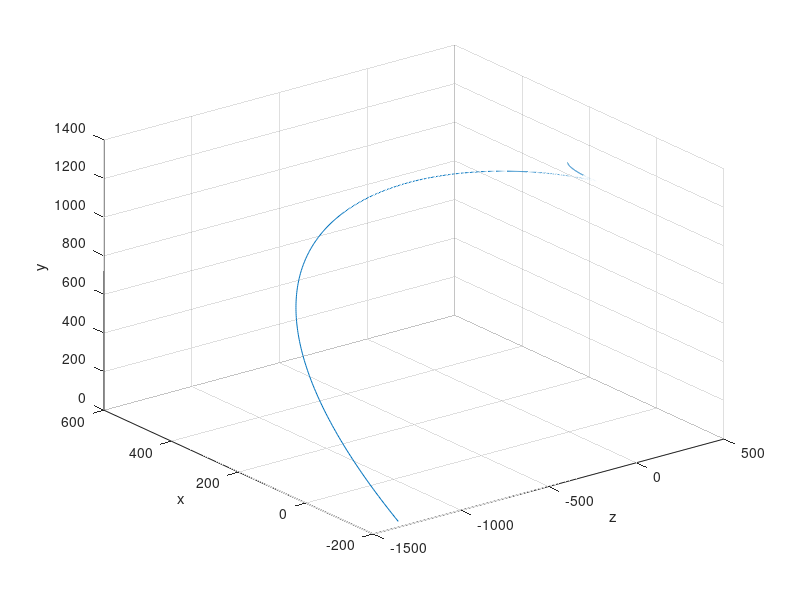

Write MATLAB code to recreate this figure. (Note: this script raises an error after producing the figure.)
%%%%%%%%%%%%%%%%%%%%%%%%%%%%%%%%%%%%%%%%%%%%%%%%%%%%%%%%%%%%%%%%%%%%%%%%%%%
%   Solução da Eq. do Movimento do Exemplo 8 do Livro do Prof. Ilmar Santos
% "Dinâmica de Sistemas Mecânicos" e Animação do Movimento da Partícula
%
% Autor: Samuel da Silva
% Data: 05/setembro/09
%
%%%%%%%%%%%%%%%%%%%%%%%%%%%%%%%%%%%%%%%%%%%%%%%%%%%%%%%%%%%%%%%%%%%%%%%%%%%

clc;            % limpa a tela
clear;          % deleta todas as variáveis na memória

%--------------------------------------------------------------------------
% Parâmetros Geométricos e Físicos do Problema
%--------------------------------------------------------------------------

h = 1400;       % Altura da haste [m]
g = 9.8;        % Gravidade [m/s^2]
Omega = 1;     % Rotação da base móvel B1 [rad/s]

N = 1000;               % Numero de amostras temporais
T = 8;                  % Tempo da simulação [s]
deltaT = T/(N-1);       % Passo de integração da equação do movimento
t = 0:deltaT:(N-1)*deltaT;  % Vetor tempo

Theta1 = Omega*t;       % Deslocamento angular Theta1 [rad]
Theta2 = pi/4;          % Angulo Theta2 constante [rad]

%--------------------------------------------------------------------------
% Equação do Movimento: ddotx - Omega^2*cos^2(Theta2)x=gsin(Theta2)
%--------------------------------------------------------------------------

% Solução da EDO usando aproximação em série de Taylor de 1.º ordem (Método
% de Euler)

% Inicializando vetores de deslocamento, velocidade e aceleração
x = zeros(N,1);
dotx = zeros(N,1);
ddotx = zeros(N,1);

% Condições iniciais
x(1) = 0;
dotx(1) =0;
ddotx(1) = g*sin(Theta2) + Omega*Omega*(cos(Theta2)*cos(Theta2))*x(1);

xexata(1) = (g*sin(Theta2)/(Omega*Omega*cos(Theta2)*cos(Theta2)))*(cosh(Theta1(1)*cos(Theta2))-1);

for i=2:N       % Abre um laço de cálculo de t=t_0+deltat até t=t_0+Ndeltat
   
    % Aproximação de x(i) e dotx(i) usando valores em i-1
    
    x(i) = x(i-1)+deltaT*dotx(i-1);
    dotx(i) = dotx(i-1)+deltaT*ddotx(i-1);
    
    ddotx(i) = g*sin(Theta2) + Omega*Omega*(cos(Theta2)*cos(Theta2))*x(i);
    
    % Solução exata (Analítica)
    xexata(i) = (g*sin(Theta2)/(Omega*Omega*cos(Theta2)*cos(Theta2)))*(cosh(Theta1(i)*cos(Theta2))-1);
    
end

% Descrevendo os vetores deslocamento, velocidade e aceleração na base
% inercial

B2rBA = [x zeros(N,1) zeros(N,1)]';         % vetor posição aproximada(trajetória na base B2)
B2rBAex = [xexata' zeros(N,1) zeros(N,1)]';  % vetor posição exata (trajetória na base B2)
IrOB = [0 h 0]';        % vetor posição de O até B no sistema inercial

for i =1:N
    
    % Matrizes de Transformação
    
    T1 = [cos(Theta1(i))    0     -sin(Theta1(i));
                   0           1            0       ;
               sin(Theta1(i))   0          cos(Theta1(i))];
           
    T2 = [cos(Theta2)    -sin(Theta2)   0;
                sin(Theta2)    cos(Theta2)  0;
                0                 0         1];
            
    % Transformando trajetória da base móvel B2 para base inercial I
    
    IrOA(:,i) = IrOB + T1'*T2'*B2rBA(:,i);              % Trajetória base inercial aproximada
    IrOAex(:,i) = IrOB + T1'*T2'*B2rBAex(:,i);          % Trajetória base inercial exata
end

% Plotando no Espaço Trajetória Aproximada e Exata

figure(1)
plot3(IrOA(3,:),IrOA(1,:),IrOA(2,:)); grid on
xlabel('z')
ylabel('x')
zlabel('y')
saveas(1,'fig1.eps')

hold on

plot3(IrOAex(3,:),IrOAex(1,:),IrOAex(2,:),'r'); grid on
legend('Trajetória Aproximada','Trajetória Exata')
title('Trajetória realizada pela partícula A no sistema inercial')
AZ = 163;
EL = 32;
view(AZ,EL);

%--------------------------------------------------------------------------
% Visualização no Movimento da Partícula - Animação (Existe inúmeras formas
% de animar o movimento da partícula).
% Consulte help no Matlab dos comandos getframe, addframe, movie para maiores
% detalhes
%--------------------------------------------------------------------------

numframe = 50;    % número de quadros

% Mecanismo na posição inicial
%                        (4)
%                           \
%                            \
%                             \(3)
%                              |
%                              |
%                              |
%                              |
%                              |
%       (1)-----------------(2)
    
% Gravando o filme da animação    
mov = avifile('exemplo8.avi')

figure(2)
Xmax = 2000;
Xmin = -2000;

Ymin = -2000;
Ymax = 2000;

Zmin = 0;
Zmax = h;

set(gca,'nextplot','replacechildren');

for i=1:numframe 
    
    num = 20*i; % para controlar o tempo de cada quadro
    
  
    % Geometria do mecanismo
    d = sin(Theta2)*max(x); 
    l = cos(Theta2)*max(x);
   
    % Plotando mecanismo
    % Matriz de transformação da base inercial para movel B1
     T1 = [cos(Theta1(num))    0     -sin(Theta1(num));
                   0           1            0       ;
               sin(Theta1(num))   0          cos(Theta1(num))];
           
     %X1 = T1'*[h 0 0]';     % Para plotar o mecanismo girando com Omega
     %Z1 = T1'*[0 0 h]';
     %Y1 = T1'*[0 h 0]';

    % Coordenadas dos Nós do Mecanismo
    index(1,:) = T1'*[0 0 0]';          % Nó 1
    index(2,:) = T1'*[l 0 0]';          % Nó 2
    index(3,:) = T1'*[l h-d 0]';        % Nó 3
    index(4,:) = T1'*[0 h 0]';          % Nó 4

    elemento(1,:) = [1 2];         % Elemento 1 entre nó 1 e 2
    elemento(2,:) = [2 3];         % Elemento 2 entre nó 2 e 3
    elemento(3,:) = [3 4];         % Elemento 4 entre nó 3 e 4

    nele = 3;       % o mecanismo é composto por 3 barras
    
    for j=1:nele

        aux1 = elemento(j,1);
        aux2 = elemento(j,2);
        x1 = [index(aux1,1),index(aux1,2),index(aux1,3)];
        x2 = [index(aux2,1),index(aux2,2),index(aux2,3)];
        X = [x1 ;x2];
        plot3(X(:,3),X(:,1),X(:,2),'LineStyle','-','Color','r'); hold on; grid on
    end

    plot3(IrOA(3,:),IrOA(1,:),IrOA(2,:),'--k','linewidth',.5); 
    plot3(IrOA(3,num),IrOA(1,num),IrOA(2,num),'o','linewidth',2); 
    axis([Xmin Xmax Ymin Ymax Zmin Zmax]);
    xlabel('z')
	ylabel('x')
    zlabel('y')
	hold off
    Traj(i) = getframe;
    pause(.1)
    mov = addframe(mov,Traj(i));         % Salva a animação em um arquivo AVI
end

mov = close(mov);

%--------------------------------------------------------------------------

